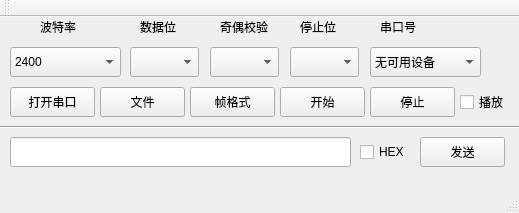
<?xml version="1.0" encoding="UTF-8"?>
<ui version="4.0">
 <class>MainWindow</class>
 <widget class="QMainWindow" name="MainWindow">
  <property name="geometry">
   <rect>
    <x>0</x>
    <y>0</y>
    <width>519</width>
    <height>213</height>
   </rect>
  </property>
  <property name="windowTitle">
   <string>串口数据记录</string>
  </property>
  <widget class="QWidget" name="centralWidget">
   <widget class="QComboBox" name="databits">
    <property name="geometry">
     <rect>
      <x>130</x>
      <y>30</y>
      <width>69</width>
      <height>30</height>
     </rect>
    </property>
   </widget>
   <widget class="QComboBox" name="parity">
    <property name="geometry">
     <rect>
      <x>210</x>
      <y>30</y>
      <width>69</width>
      <height>30</height>
     </rect>
    </property>
   </widget>
   <widget class="QComboBox" name="stopbits">
    <property name="geometry">
     <rect>
      <x>290</x>
      <y>30</y>
      <width>69</width>
      <height>30</height>
     </rect>
    </property>
   </widget>
   <widget class="QLabel" name="label">
    <property name="geometry">
     <rect>
      <x>40</x>
      <y>0</y>
      <width>51</width>
      <height>20</height>
     </rect>
    </property>
    <property name="text">
     <string>波特率</string>
    </property>
   </widget>
   <widget class="QLabel" name="label_2">
    <property name="geometry">
     <rect>
      <x>140</x>
      <y>0</y>
      <width>51</width>
      <height>20</height>
     </rect>
    </property>
    <property name="text">
     <string>数据位</string>
    </property>
   </widget>
   <widget class="QLabel" name="label_3">
    <property name="geometry">
     <rect>
      <x>220</x>
      <y>0</y>
      <width>51</width>
      <height>20</height>
     </rect>
    </property>
    <property name="text">
     <string>奇偶校验</string>
    </property>
   </widget>
   <widget class="QLabel" name="label_4">
    <property name="geometry">
     <rect>
      <x>300</x>
      <y>0</y>
      <width>51</width>
      <height>20</height>
     </rect>
    </property>
    <property name="text">
     <string>停止位</string>
    </property>
   </widget>
   <widget class="QPushButton" name="pushButton">
    <property name="geometry">
     <rect>
      <x>10</x>
      <y>70</y>
      <width>85</width>
      <height>30</height>
     </rect>
    </property>
    <property name="text">
     <string>打开串口</string>
    </property>
   </widget>
   <widget class="QPushButton" name="pushButton_2">
    <property name="geometry">
     <rect>
      <x>190</x>
      <y>70</y>
      <width>85</width>
      <height>30</height>
     </rect>
    </property>
    <property name="text">
     <string>帧格式</string>
    </property>
   </widget>
   <widget class="QPushButton" name="pushButton_3">
    <property name="geometry">
     <rect>
      <x>370</x>
      <y>70</y>
      <width>85</width>
      <height>30</height>
     </rect>
    </property>
    <property name="text">
     <string>停止</string>
    </property>
   </widget>
   <widget class="QComboBox" name="portnum">
    <property name="geometry">
     <rect>
      <x>370</x>
      <y>30</y>
      <width>111</width>
      <height>30</height>
     </rect>
    </property>
    <item>
     <property name="text">
      <string>无可用设备</string>
     </property>
    </item>
   </widget>
   <widget class="QLabel" name="label_5">
    <property name="geometry">
     <rect>
      <x>380</x>
      <y>0</y>
      <width>51</width>
      <height>20</height>
     </rect>
    </property>
    <property name="text">
     <string>串口号</string>
    </property>
   </widget>
   <widget class="QPushButton" name="pushButton_4">
    <property name="geometry">
     <rect>
      <x>100</x>
      <y>70</y>
      <width>85</width>
      <height>30</height>
     </rect>
    </property>
    <property name="text">
     <string>文件</string>
    </property>
   </widget>
   <widget class="QLineEdit" name="lineEdit_2">
    <property name="geometry">
     <rect>
      <x>10</x>
      <y>120</y>
      <width>341</width>
      <height>30</height>
     </rect>
    </property>
   </widget>
   <widget class="QPushButton" name="pushButton_5">
    <property name="geometry">
     <rect>
      <x>420</x>
      <y>120</y>
      <width>85</width>
      <height>30</height>
     </rect>
    </property>
    <property name="text">
     <string>发送</string>
    </property>
   </widget>
   <widget class="Line" name="line">
    <property name="geometry">
     <rect>
      <x>0</x>
      <y>100</y>
      <width>521</width>
      <height>20</height>
     </rect>
    </property>
    <property name="orientation">
     <enum>Qt::Horizontal</enum>
    </property>
   </widget>
   <widget class="QCheckBox" name="checkBox">
    <property name="geometry">
     <rect>
      <x>360</x>
      <y>120</y>
      <width>51</width>
      <height>30</height>
     </rect>
    </property>
    <property name="text">
     <string>HEX</string>
    </property>
   </widget>
   <widget class="QPushButton" name="pushButton_6">
    <property name="geometry">
     <rect>
      <x>280</x>
      <y>70</y>
      <width>85</width>
      <height>30</height>
     </rect>
    </property>
    <property name="text">
     <string>开始</string>
    </property>
   </widget>
   <widget class="QComboBox" name="baudrate">
    <property name="geometry">
     <rect>
      <x>10</x>
      <y>30</y>
      <width>111</width>
      <height>30</height>
     </rect>
    </property>
    <item>
     <property name="text">
      <string>2400</string>
     </property>
    </item>
    <item>
     <property name="text">
      <string>4800</string>
     </property>
    </item>
    <item>
     <property name="text">
      <string>9600</string>
     </property>
    </item>
    <item>
     <property name="text">
      <string>115200</string>
     </property>
    </item>
    <item>
     <property name="text">
      <string>196000</string>
     </property>
    </item>
    <item>
     <property name="text">
      <string>486000</string>
     </property>
    </item>
    <item>
     <property name="text">
      <string>1000000</string>
     </property>
    </item>
    <item>
     <property name="text">
      <string>2000000</string>
     </property>
    </item>
   </widget>
   <widget class="QCheckBox" name="checkBox_2">
    <property name="geometry">
     <rect>
      <x>460</x>
      <y>70</y>
      <width>51</width>
      <height>30</height>
     </rect>
    </property>
    <property name="text">
     <string>播放</string>
    </property>
   </widget>
  </widget>
  <widget class="QMenuBar" name="menuBar">
   <property name="geometry">
    <rect>
     <x>0</x>
     <y>0</y>
     <width>519</width>
     <height>23</height>
    </rect>
   </property>
  </widget>
  <widget class="QToolBar" name="mainToolBar">
   <attribute name="toolBarArea">
    <enum>TopToolBarArea</enum>
   </attribute>
   <attribute name="toolBarBreak">
    <bool>false</bool>
   </attribute>
  </widget>
  <widget class="QStatusBar" name="statusBar"/>
 </widget>
 <layoutdefault spacing="6" margin="11"/>
 <resources/>
 <connections/>
</ui>
